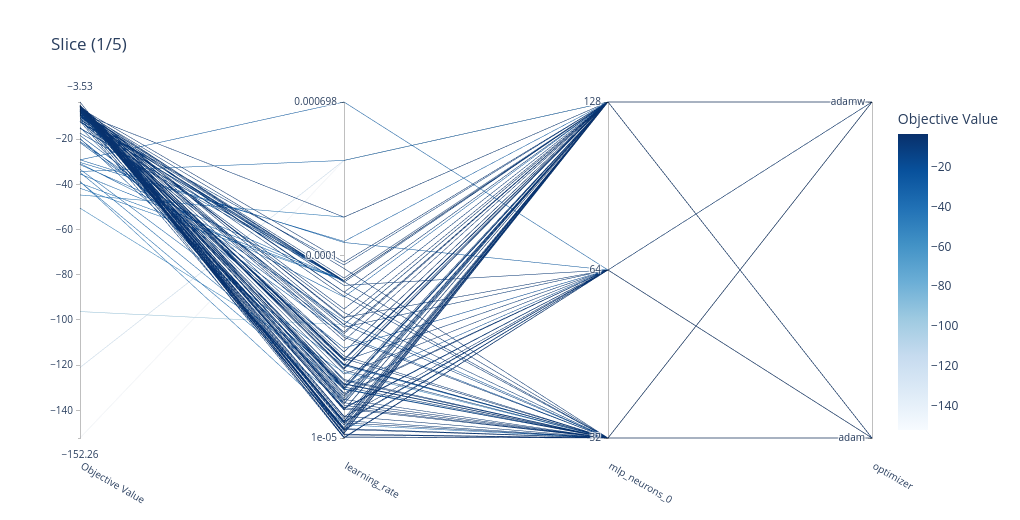
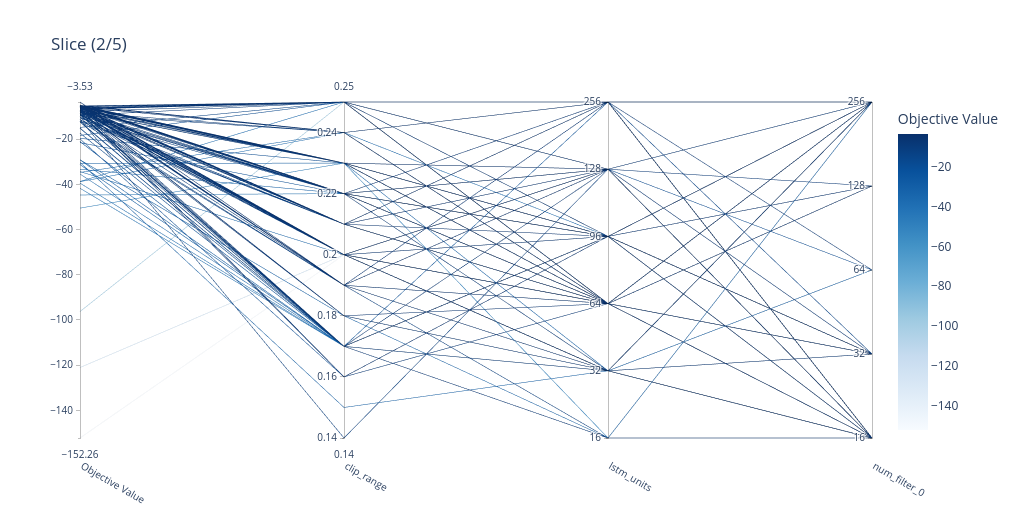
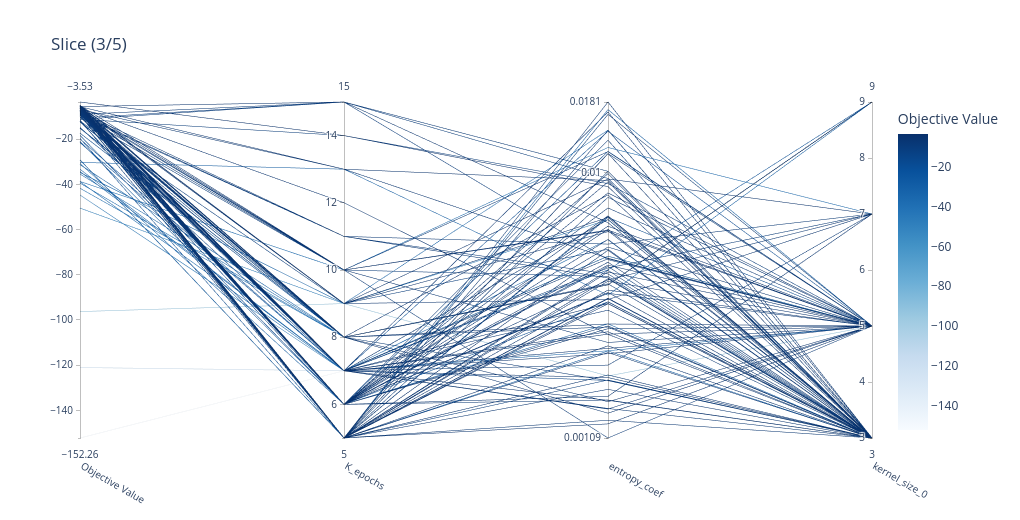
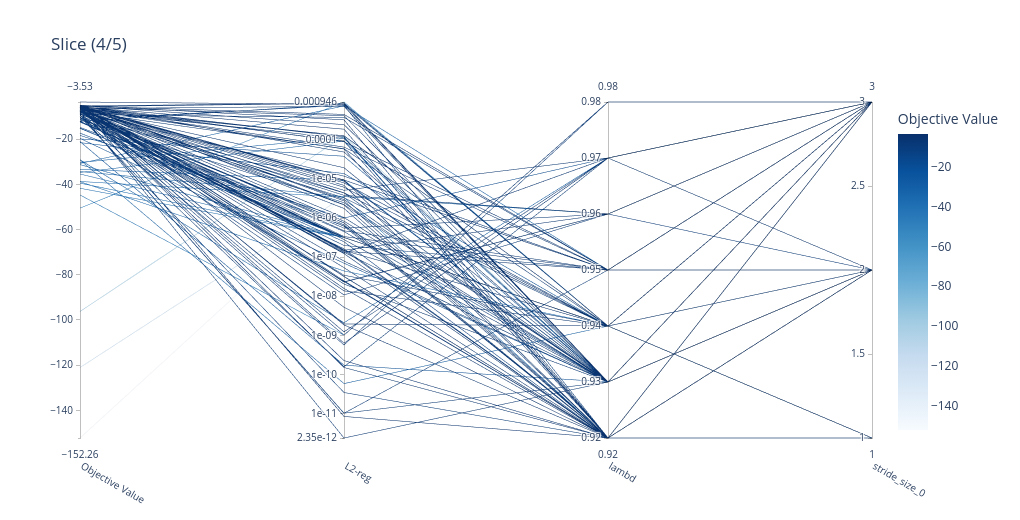

Source (notebook cell) for these figures, in order:
### Code cell
from optuna.visualization import plot_parallel_coordinate

def parallel_in_chunks(study, params, n_groups=4, width_per_param=320, height=500):
    """Return a list of Plotly figs; each fig shows a chunk of params."""
    figs = []
    chunk = math.ceil(len(params)/n_groups)
    for i in range(0, len(params), chunk):
        grp = params[i:i+chunk]
        fig = plot_parallel_coordinate(study, params=grp)
        fig.update_layout(
            width=max(900, width_per_param*len(grp)),
            height=height,
            title=f"Slice ({i//chunk + 1}/{math.ceil(len(params)/chunk)})"
        )
        figs.append(fig)
    return figs

figs = parallel_in_chunks(study, params, n_groups=5, width_per_param=340, height=520)
for fig in figs:
    fig.show()
